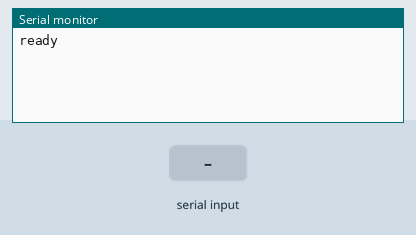
Simulated run of this sketch. Board: Arduino Mega 2560, built with avr-gcc and run on an emulated ATmega2560. Shown: the last lines printed to the serial monitor. Inputs (shaded band) come from the test bench.

Above: at 1.2 s.
1.3 s: "1\n" received over Serial
At 2.5 s:
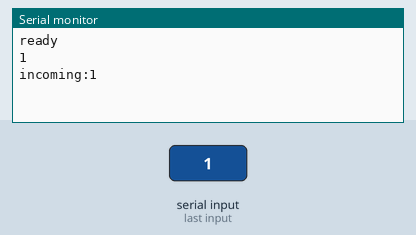
2.8 s: "0\n" received over Serial
At 3.8 s:
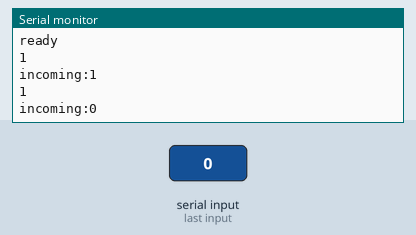
4.3 s: "2\n" received over Serial
At 4.9 s:
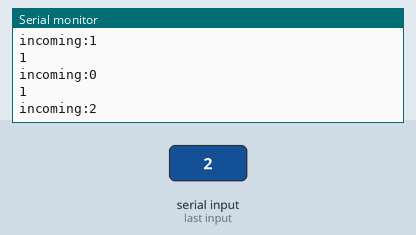

The sketch:

serial_echo.ino
```cpp
/*
 * read from Serial, and write back to Serial and Serial1
 */

char inputString[7];

int where_in_string = 0;
boolean stringComplete = false;

void setup()
{
     Serial.begin(115200);     // opens serial port, sets data rate
     Serial1.begin(115200);
     inputString[0] = '\0';


     Serial.println("ready");
}

void loop()
{
     if (stringComplete)
     {
          Serial.print("incoming:");
          Serial.println(inputString);
          Serial1.println(inputString);
          inputString[0] = '\0';
          where_in_string = 0;
          stringComplete = false;
     }
}

void serialEvent()
{
     while(Serial.available())
     {
          char inChar = (char)Serial.read();
          if (where_in_string < 6 && inChar != '\n')
          {
               inputString[where_in_string] = inChar;
          }
          else
          {
               stringComplete = true;
               inputString[where_in_string] = '\0';
               Serial.println(where_in_string);
          }
          where_in_string++;

     }
}


/*
String inputString = "";
boolean stringComplete = false;

void setup()
{
     Serial.begin(115200);     // opens serial port, sets data rate
     Serial1.begin(115200);
}

void loop()
{
     if (stringComplete)
     {
          Serial.println(inputString);
          Serial1.println(inputString);
          inputString = "";
          stringComplete = false;
     }
}

void serialEvent()
{
     while(Serial.available())
     {
          char inChar = (char)Serial.read();
          if(inChar == '\n')
               stringComplete = true;
          else
          {
               inputString += inChar;

          }
     }
}*/


// // --------------------------------------
// // i2c_scanner
// //
// // Version 1
// //    This program (or code that looks like it)
// //    can be found in many places.
// //    For example on the Arduino.cc forum.
// //    The original author is not know.
// // Version 2, Juni 2012, Using Arduino 1.0.1
// //     Adapted to be as simple as possible by Arduino.cc user Krodal
// // Version 3, Feb 26  2013
// //    V3 by louarnold
// // Version 4, March 3, 2013, Using Arduino 1.0.3
// //    by Arduino.cc user Krodal.
// //    Changes by louarnold removed.
// //    Scanning addresses changed from 0...127 to 1...119,
// //    according to the i2c scanner by Nick Gammon
// //    http://www.gammon.com.au/forum/?id=10896
// // Version 5, March 28, 2013
// //    As version 4, but address scans now to 127.
// //    A sensor seems to use address 120.
// //
// //
// // This sketch tests the standard 7-bit addresses
// // Devices with higher bit address might not be seen properly.
// //
//
// #include <Wire.h>
//
//
// void setup()
// {
//   Wire.begin();
//
//   Serial.begin(9600);
//   Serial.println("\nI2C Scanner");
// }
//
//
// void loop()
// {
//   byte error, address;
//   int nDevices;
//
//   Serial.println("Scanning...");
//
//   nDevices = 0;
//   for(address = 1; address < 127; address++ )
//   {
//     // The i2c_scanner uses the return value of
//     // the Write.endTransmisstion to see if
//     // a device did acknowledge to the address.
//     Wire.beginTransmission(address);
//     error = Wire.endTransmission();
//
//     if (error == 0)
//     {
//       Serial.print("I2C device found at address 0x");
//       if (address<16)
//         Serial.print("0");
//       Serial.print(address,HEX);
//       Serial.println("  !");
//
//       nDevices++;
//     }
//     else if (error==4)
//     {
//       Serial.print("Unknow error at address 0x");
//       if (address<16)
//         Serial.print("0");
//       Serial.println(address,HEX);
//     }
//   }
//   if (nDevices == 0)
//     Serial.println("No I2C devices found\n");
//   else
//     Serial.println("done\n");
//
//   delay(5000);           // wait 5 seconds for next scan
// }
```

Measured:
- after the input at 1.3 s, the serial monitor: prints a new line at once (image 1)
- after the input at 2.8 s, the serial monitor: prints a new line at once (image 2)
- after the input at 4.3 s, the serial monitor: prints a new line at once (image 3)
